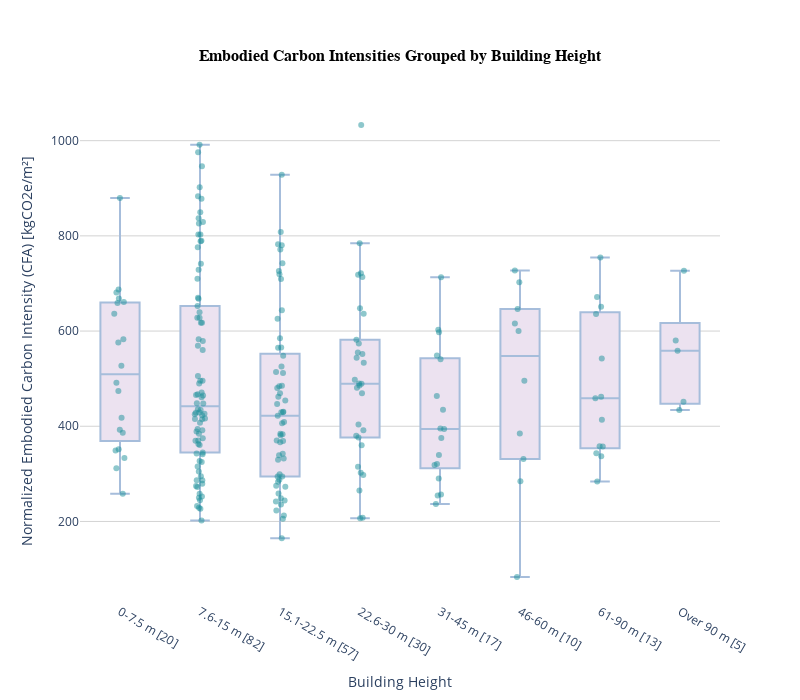

Here is the notebook cell this chart was saved with:
### Markdown cell above
#### Plotting Data

### Code cell
# Create a box and whisker plot for the "eci_a_to_c_cfa" field grouped by "bldg_height"
fig2 = px.box(
    filtered_bldgs_df2,
    x='bldg_height',  # Group by building height
    y='eci_a_to_c_cfa',  # Plot this field
    title='Embodied Carbon Intensities Grouped by Building Height',
    labels={
        'bldg_height': 'Building Height',
        'eci_a_to_c_cfa': 'Normalized Embodied Carbon Intensity (CFA)',
        'lca_phys_scope': 'LCA Physical Scope',
        'lca_software': 'LCA Software'
    },
    category_orders={'bldg_height': height_order},  # Ensure correct order of height buckets
    hover_data=['lca_phys_scope', 'lca_software']  # Include lca_phys_scope and software in hover data
)

# Add all data points as dots with slight transparency and specify color
fig2.update_traces(
    boxpoints='all',
    jitter=0.3,
    pointpos=0,
    marker=dict(color='rgba(28, 144, 153, 0.5)'),
    fillcolor='rgb(236,226,240)',
    line=dict(color='rgb(166,189,219)')
)


fig2.update_yaxes(
    title_text='Normalized Embodied Carbon Intensity (CFA) [kgCO2e/m²]',
    showgrid=True,
    gridcolor='lightgrey'
)

# Update the x-axis to include the counts in the labels
x_labels_with_counts2 = [f"{bucket} [{int(count)}]" for bucket, count in bucket_counts2.items()]

fig2.update_xaxes(
    ticktext=x_labels_with_counts2,  # Use the updated labels with counts
    tickvals=height_order # Match the original categories
)


fig2.update_layout(
    title={
        'text': 'Embodied Carbon Intensities Grouped by Building Height',
        'x': 0.5,
        'xanchor': 'center',
        'yanchor': 'top',
        'font': {'size': 16, 'family': 'Arial', 'color': 'black', 'weight': 'bold'}
    },
    plot_bgcolor='white',
    paper_bgcolor='white',
    height=700,
    width=800
)

# Show the plot
fig2.show()

### Figure 1 — Plotly figure (JSON) as saved in the notebook; plotly's stock layout.template omitted (floating-point values rounded to 4 significant figures; data arrays with more than 128 entries replaced by an {"elided": "..."} marker saying what was removed)
{"data": [{"alignmentgroup": "True", "boxpoints": "all", "customdata": {"elided": "234x2 str values"}, "fillcolor": "rgb(236,226,240)", "hovertemplate": "Building Height=%{x}<br>Normalized Embodied Carbon Intensity (CFA)=%{y}<br>LCA Physical Scope=%{customdata[0]}<br>LCA Software=%{customdata[1]}<extra></extra>", "jitter": 0.3, "legendgroup": "", "line": {"color": "rgb(166,189,219)"}, "marker": {"color": "rgba(28, 144, 153, 0.5)"}, "name": "", "notched": false, "offsetgroup": "", "orientation": "v", "pointpos": 0, "showlegend": false, "type": "box", "x": {"elided": "234 str values"}, "x0": " ", "xaxis": "x", "y": {"elided": "234 float values"}, "y0": " ", "yaxis": "y"}], "layout": {"boxmode": "group", "height": 700, "legend": {"tracegroupgap": 0}, "paper_bgcolor": "white", "plot_bgcolor": "white", "title": {"font": {"color": "black", "family": "Arial", "size": 16, "weight": "bold"}, "text": "Embodied Carbon Intensities Grouped by Building Height", "x": 0.5, "xanchor": "center", "yanchor": "top"}, "width": 800, "xaxis": {"anchor": "y", "categoryarray": ["0-7.5 m", "7.6-15 m", "15.1-22.5 m", "22.6-30 m", "31-45 m", "46-60 m", "61-90 m", "Over 90 m"], "categoryorder": "array", "domain": [0, 1], "ticktext": ["0-7.5 m [20]", "7.6-15 m [82]", "15.1-22.5 m [57]", "22.6-30 m [30]", "31-45 m [17]", "46-60 m [10]", "61-90 m [13]", "Over 90 m [5]"], "tickvals": ["0-7.5 m", "7.6-15 m", "15.1-22.5 m", "22.6-30 m", "31-45 m", "46-60 m", "61-90 m", "Over 90 m"], "title": {"text": "Building Height"}}, "yaxis": {"anchor": "x", "domain": [0, 1], "gridcolor": "lightgrey", "showgrid": true, "title": {"text": "Normalized Embodied Carbon Intensity (CFA) [kgCO2e/m²]"}}}}
